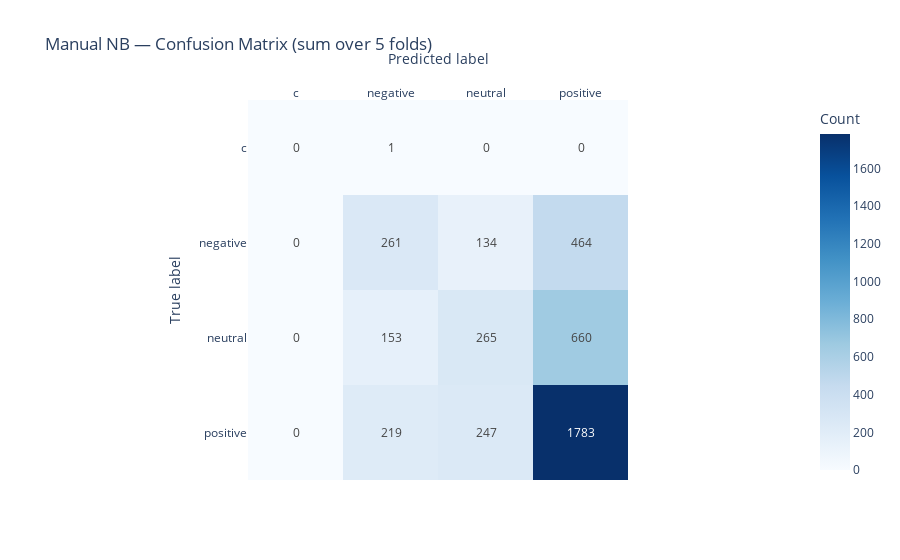

Notebook source saved alongside this figure:
### Markdown cell above
### e) Best setting confusion matrix (manual)

### Code cell
best_row = df_manual.iloc[df_manual['f1_mean'].idxmax()]
best_topN = int(best_row['topN']); best_k = int(best_row['k'])
features, X_train_full, y_train_full, _, _ = make_vectors(best_topN)
res_best = evaluate_model_cv_manual(X_train_full, y_train_full, k=best_k)
cm = res_best['confusion_matrix_sum']
classes = res_best['classes']

fig5 = px.imshow(cm, text_auto=True, color_continuous_scale="Blues",
                 x=classes, y=classes,
                 labels=dict(x="Predicted label", y="True label", color="Count"),
                 title=f"Manual NB — Confusion Matrix (sum over {best_k} folds)")
fig5.update_xaxes(side="top")
fig5.show()

### Figure 1 — Plotly figure (JSON) as saved in the notebook; plotly's stock layout.template omitted (floating-point values rounded to 4 significant figures)
{"data": [{"coloraxis": "coloraxis", "hovertemplate": "Predicted label: %{x}<br>True label: %{y}<br>Count: %{z}<extra></extra>", "name": "0", "texttemplate": "%{z}", "type": "heatmap", "x": ["c", "negative", "neutral", "positive"], "xaxis": "x", "y": ["c", "negative", "neutral", "positive"], "yaxis": "y", "z": [[0, 1, 0, 0], [0, 261, 134, 464], [0, 153, 265, 660], [0, 219, 247, 1783]]}], "layout": {"coloraxis": {"colorbar": {"title": {"text": "Count"}}, "colorscale": [[0, "rgb(247,251,255)"], [0.125, "rgb(222,235,247)"], [0.25, "rgb(198,219,239)"], [0.375, "rgb(158,202,225)"], [0.5, "rgb(107,174,214)"], [0.625, "rgb(66,146,198)"], [0.75, "rgb(33,113,181)"], [0.875, "rgb(8,81,156)"], [1, "rgb(8,48,107)"]]}, "title": {"text": "Manual NB — Confusion Matrix (sum over 5 folds)"}, "xaxis": {"anchor": "y", "constrain": "domain", "domain": [0, 1], "scaleanchor": "y", "side": "top", "title": {"text": "Predicted label"}}, "yaxis": {"anchor": "x", "autorange": "reversed", "constrain": "domain", "domain": [0, 1], "title": {"text": "True label"}}}}
